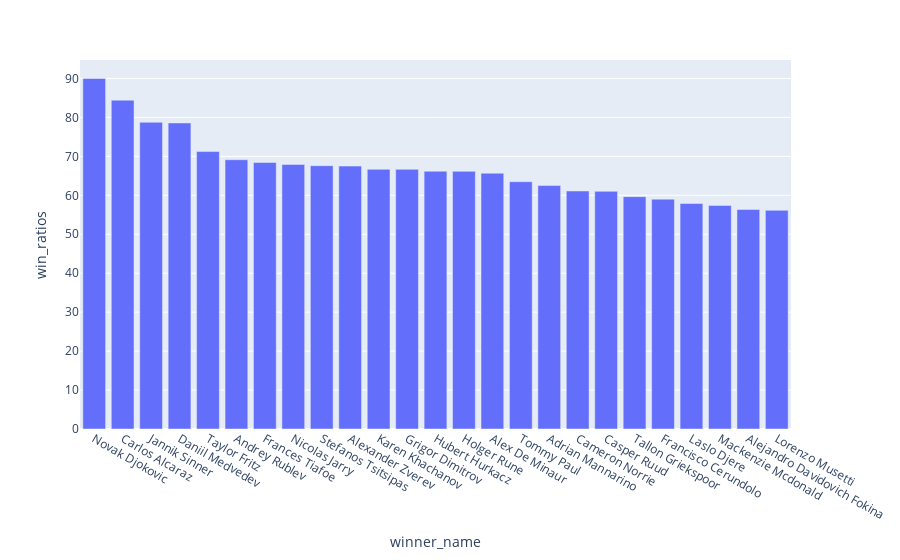

The cell this chart's notebook holds for it:
### Markdown cell above
## top 30 players for year 2023 based in win ratios

### Code cell
import plotly.express as pt
fig  = pt.bar(player_win_ratios , x = 'winner_name' , y = 'win_ratios' , hover_data=['wins' , 'loses'])
fig.show()

### Figure 1 — Plotly figure (JSON) as saved in the notebook; plotly's stock layout.template omitted (floating-point values rounded to 4 significant figures)
{"data": [{"alignmentgroup": "True", "customdata": [[54, 6], [65, 12], [63, 17], [66, 18], [52, 21], [56, 25], [39, 18], [36, 17], [48, 23], [54, 26], [34, 17], [42, 21], [45, 23], [43, 22], [44, 23], [40, 23], [40, 24], [33, 21], [36, 23], [34, 23], [36, 25], [33, 24], [31, 23], [31, 24], [32, 25]], "hovertemplate": "winner_name=%{x}<br>win_ratios=%{y}<br>wins=%{customdata[0]}<br>loses=%{customdata[1]}<extra></extra>", "legendgroup": "", "marker": {"color": "#636efa", "pattern": {"shape": ""}}, "name": "", "offsetgroup": "", "orientation": "v", "showlegend": false, "textposition": "auto", "type": "bar", "x": ["Novak Djokovic", "Carlos Alcaraz", "Jannik Sinner", "Daniil Medvedev", "Taylor Fritz", "Andrey Rublev", "Frances Tiafoe", "Nicolas Jarry", "Stefanos Tsitsipas", "Alexander Zverev", "Karen Khachanov", "Grigor Dimitrov", "Hubert Hurkacz", "Holger Rune", "Alex De Minaur", "Tommy Paul", "Adrian Mannarino", "Cameron Norrie", "Casper Ruud", "Tallon Griekspoor", "Francisco Cerundolo", "Laslo Djere", "Mackenzie Mcdonald", "Alejandro Davidovich Fokina", "Lorenzo Musetti"], "xaxis": "x", "y": [90, 84.42, 78.75, 78.57, 71.23, 69.14, 68.42, 67.92, 67.61, 67.5, 66.67, 66.67, 66.18, 66.15, 65.67, 63.49, 62.5, 61.11, 61.02, 59.65, 59.02, 57.89, 57.41, 56.36, 56.14], "yaxis": "y"}], "layout": {"barmode": "relative", "legend": {"tracegroupgap": 0}, "margin": {"t": 60}, "xaxis": {"anchor": "y", "domain": [0, 1], "title": {"text": "winner_name"}}, "yaxis": {"anchor": "x", "domain": [0, 1], "title": {"text": "win_ratios"}}}}
